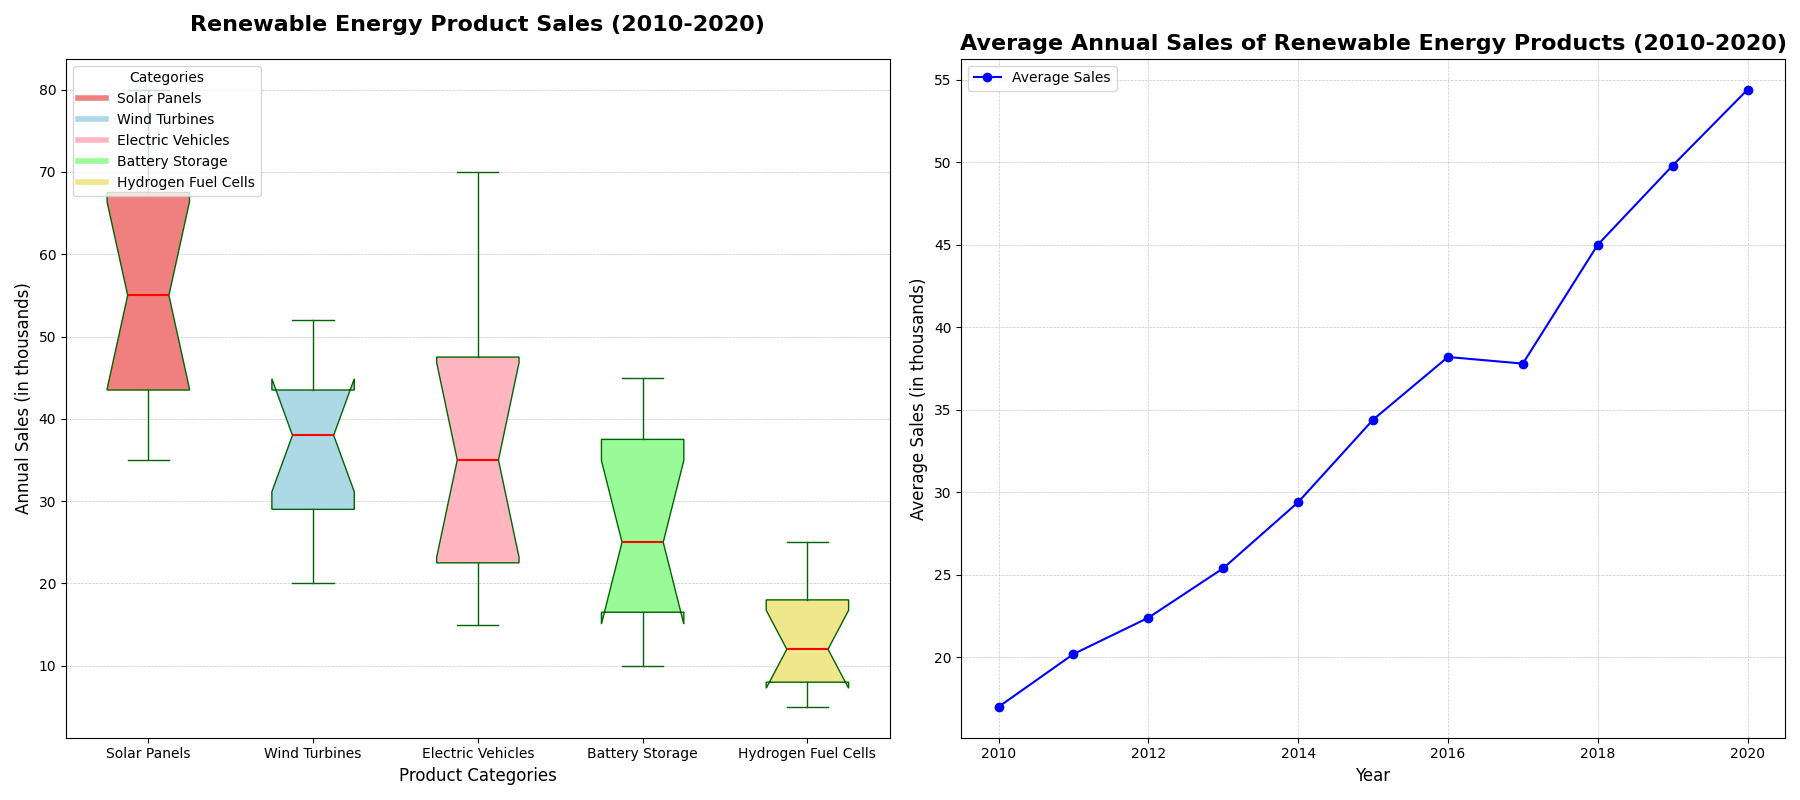

Write Python code to recreate this figure.
import matplotlib.pyplot as plt
import numpy as np

# Story: Tracking the Sales Performance of Renewable Energy Products Over a Decade
# Data represents the annual sales (in thousands of units) for different categories of renewable energy products from 2010 to 2020.

categories = ['Solar Panels', 'Wind Turbines', 'Electric Vehicles', 'Battery Storage', 'Hydrogen Fuel Cells']

# Annual sales data for each category from 2010 to 2020
solar_panels_sales = [35, 40, 42, 45, 50, 60, 65, 55, 70, 75, 80]
wind_turbines_sales = [20, 25, 28, 30, 35, 40, 42, 38, 45, 50, 52]
electric_vehicles_sales = [15, 18, 20, 25, 30, 35, 40, 45, 50, 60, 70]
battery_storage_sales = [10, 12, 15, 18, 22, 25, 30, 35, 40, 42, 45]
hydrogen_fuel_cells_sales = [5, 6, 7, 9, 10, 12, 14, 16, 20, 22, 25]

# Aggregating data for box plot
sales_data = [solar_panels_sales, wind_turbines_sales, electric_vehicles_sales,
               battery_storage_sales, hydrogen_fuel_cells_sales]

# Calculating average annual sales for line plot
average_sales = np.mean([solar_panels_sales, wind_turbines_sales, electric_vehicles_sales,
                         battery_storage_sales, hydrogen_fuel_cells_sales], axis=0)
years = list(range(2010, 2020 + 1))

# Plot setup
fig, (ax1, ax2) = plt.subplots(1, 2, figsize=(18, 8))

# First subplot: Box Plot
ax1.boxplot(sales_data, patch_artist=True, labels=categories, notch=True, vert=True,
            boxprops=dict(facecolor='lightgreen', color='darkgreen'),
            whiskerprops=dict(color='darkgreen'),
            capprops=dict(color='darkgreen'),
            medianprops=dict(color='red', linewidth=1.5))

colors = ['lightcoral', 'lightblue', 'lightpink', 'palegreen', 'khaki']
for patch, color in zip(ax1.patches, colors):
    patch.set_facecolor(color)

ax1.set_title('Renewable Energy Product Sales (2010-2020)', fontsize=16, weight='bold', pad=20)
ax1.set_xlabel('Product Categories', fontsize=12)
ax1.set_ylabel('Annual Sales (in thousands)', fontsize=12)
ax1.grid(True, linestyle='--', linewidth=0.5, alpha=0.7, axis='y')

handles = [plt.Line2D([0], [0], color=color, lw=4) for color in colors]
ax1.legend(handles, categories, title='Categories', loc='upper left')

# Second subplot: Line Plot for average annual sales
ax2.plot(years, average_sales, marker='o', linestyle='-', color='blue', label='Average Sales')
ax2.set_title('Average Annual Sales of Renewable Energy Products (2010-2020)', fontsize=16, weight='bold')
ax2.set_xlabel('Year', fontsize=12)
ax2.set_ylabel('Average Sales (in thousands)', fontsize=12)
ax2.grid(True, linestyle='--', linewidth=0.5, alpha=0.7)
ax2.legend(loc='upper left')

# Adjust layout to prevent overlap
plt.tight_layout()

# Show plot
plt.show()
